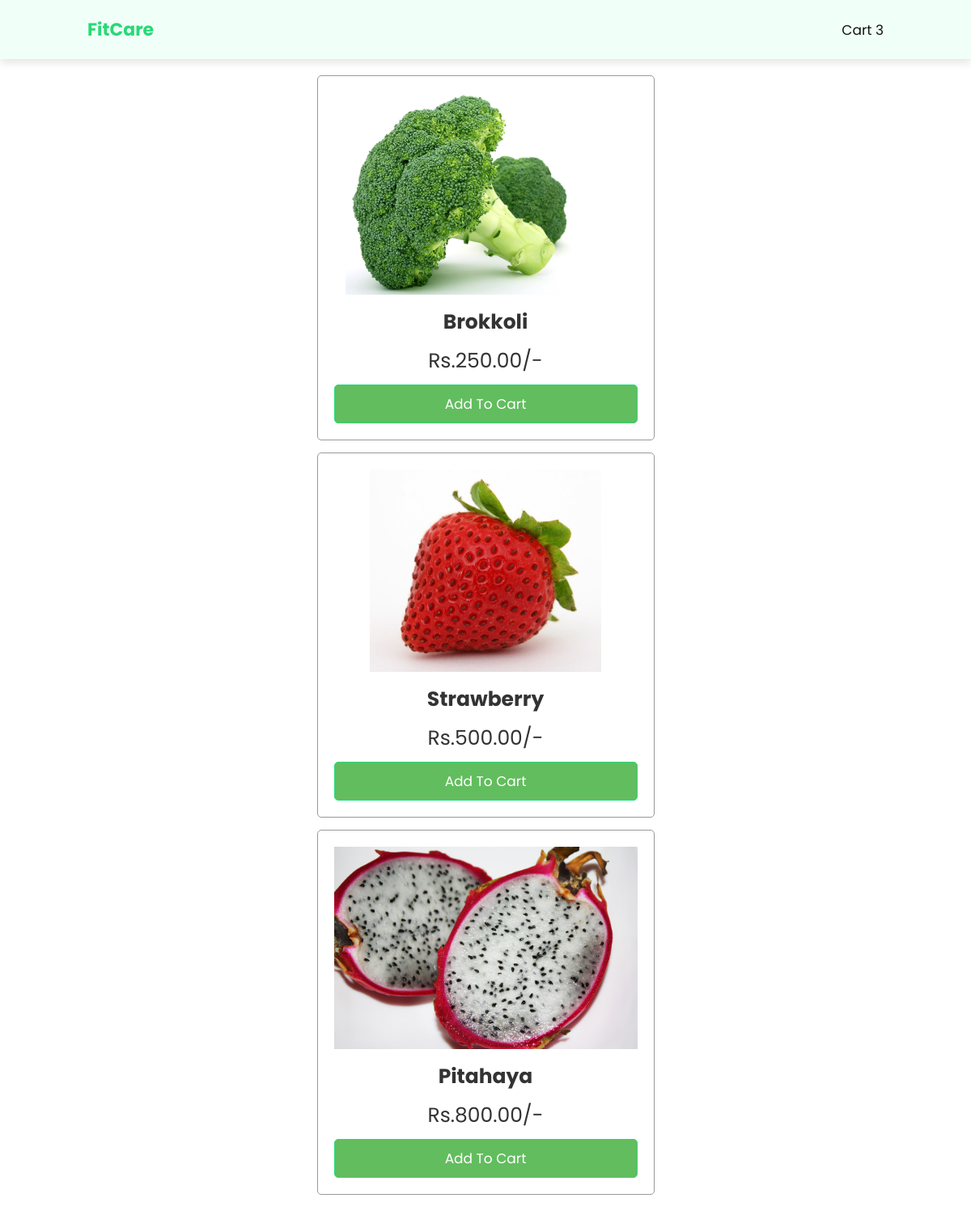
The app's page /carts/products.php with its own data.
### tables this page shows
CREATE TABLE `products` (
  `id` int(11) NOT NULL,
  `name` varchar(255) NOT NULL,
  `price` decimal(10,2) NOT NULL,
  `image` varchar(255) NOT NULL
);

### carts/products.php (the view, shortened to what this page needs)
<?php
include_once 'config.php';
?>
<!DOCTYPE html>
<html lang="en">
<head>
   <link rel="stylesheet" href="https://cdnjs.cloudflare.com/ajax/libs/font-awesome/6.0.0/css/all.min.css">
   <link rel="stylesheet" href="css/style.css">
</head>
<body>
<header class="header">
<a href="#" class="logo"> FitCare </a>
<nav class="navbar">
<?php
      $select_rows = mysqli_query($conn, "SELECT * FROM `cart`") or die('query failed');
      $row_count = mysqli_num_rows($select_rows);
      ?>
      <a href="cart.php" class="cart">cart <span><?php echo $row_count; ?></span> </a>
</nav>
</header>
<div class="container">
<section class="products">
   <h1 class="heading">latest products</h1>
   <div class="box-container">
      <?php
      $select_products = mysqli_query($conn, "SELECT * FROM `products`");
      if(mysqli_num_rows($select_products) > 0){
         while($fetch_product = mysqli_fetch_assoc($select_products)){
      ?>
      <form action="" method="post">
         <div class="box">
            <img src="uploaded_img/<?php echo $fetch_product['image']; ?>" alt="">
            <h3><?php echo $fetch_product['name']; ?></h3>
            <div class="price">Rs.<?php echo $fetch_product['price']; ?>/-</div>
            <input type="submit" class="btn" value="add to cart" name="add_to_cart">
         </div>
      </form>
      <?php
         };
      };
      ?>
   </div>
</section>
</div>
</body>
</html>

### carts/css/style.css (style rules this page uses)
* { font-family: 'Poppins', sans-serif; margin:0; padding:0; box-sizing: border-box; border:none; text-decoration: none; text-transform: capitalize; }
html { font-size: 62.5%; overflow-x: hidden; }
.container { max-width: 1200px; margin:0 auto; }
section { padding:2rem; }
.heading { text-align: center; font-size: 3.5rem; text-transform: uppercase; color:#333; margin-bottom: 2rem; }
.btn, .option-btn, .delete-btn { display: block; width: 100%; text-align: center; background-color: #62bd5e; color:#fff; font-size: 1.7rem; padding:1.2rem 3rem; border-radius: .5rem; cursor: pointer; margin-top: 1rem; }
.header { position: sticky; top:0; left:0; z-index: 1000; }
.products .box-container { display: grid; grid-template-columns: repeatauto-fit, 35rem; gap:1.5rem; justify-content: center; }
.products .box-container .box { text-align: center; padding:2rem; box-shadow: --box-shadow; border:.1rem solid #999; border-radius: .5rem; }
.products .box-container .box img { height: 25rem; }
.products .box-container .box h3 { margin:1rem 0; font-size: 2.5rem; color:#333; }
.products .box-container .box .price { font-size: 2.5rem; color:#333; }

### carts/products.php (style rules this page uses)
:root { --main-color: #29d978; --primary: #f0fff7; --black: #141414; --white: #fff; --bg: #f2f2f2; --light-black: #666; }
* { font-family: 'Poppins', sans-serif; margin: 0; padding: 0; box-sizing: border-box; outline: none; border: none; text-decoration: none; text-transform: capitalize; transition: .2s linear; }
html { font-size: 62.5%; overflow-x: hidden; scroll-behavior: smooth; scroll-padding-top: 6rem; }
.btn { display: inline-block; margin-top: 1rem; padding: 1rem 3rem; border: .1rem solid var(--main-color); border-radius: 1rem solid; cursor: pointer; font-size: 1.7rem; color: white; }
.header { position: fixed; top: 0; left: 0; right: 0; z-index: 1000; display: flex; align-items: center; justify-content: space-between; padding: 2rem 9%; background: var(--primary); box-shadow: 0 .5rem 1rem rgba(0, 0, 0, 0.1); }
.header .logo { font-size: 2.2rem; font-weight: bolder; color: var(--main-color); }
.header .navbar a { font-size: 1.7rem; margin-left: 2rem; color: var(--black); }

### records on screen
products: image (picture), name "Brokkoli", price "250.00"
products: image (picture), name "Strawberry", price "500.00"
products: image (picture), name "Pitahaya", price "800.00"

### other values on screen
$row_count "3"
